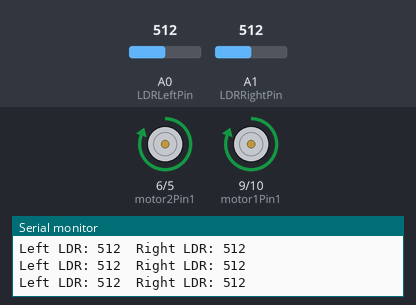
A sketch run on a simulated Arduino Uno, built with avr-gcc and run on an emulated ATmega328P. Parts: motor-driver pin pairs drawn as motors (green arrow = first pin HIGH = forward, orange = second pin HIGH = backward, longer = more drive), the last lines printed to the serial monitor. The test bench sets the inputs (shaded band); at power-on: A0 (LDRLeftPin) = 512, A1 (LDRRightPin) = 512.

Above: at 1.2 s.
1.3 s: A0 (LDRLeftPin) set to 13
4.3 s: A0 (LDRLeftPin) set to 10
At 5.0 s:
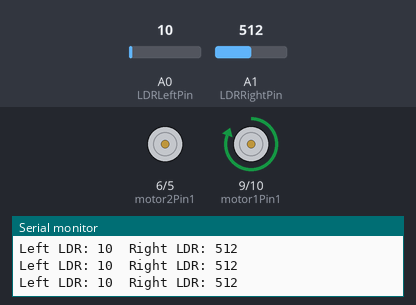
5.8 s: A0 (LDRLeftPin) set to 1023
At 6.2 s:
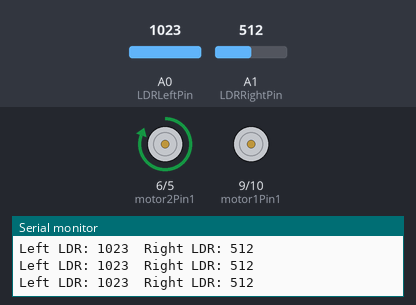
7.3 s: A1 (LDRRightPin) set to 107
8.8 s: A1 (LDRRightPin) set to 92
11.8 s: A1 (LDRRightPin) set to 516
13.3 s: A1 (LDRRightPin) set to 541
At 13.9 s:
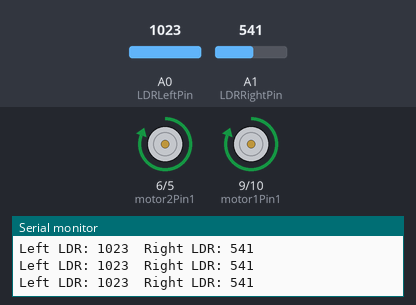
Timing chart, 0 to 16.3 s (numbered marks = the images above; inputs shaded):
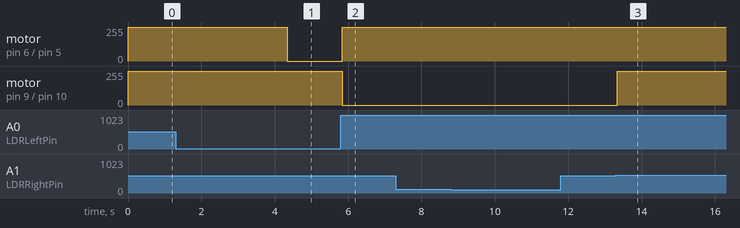

Measured:
- the behaviour switches between 12 and 11 on A0 (LDRLeftPin) (found by bisection; images 0 and 1)
- the behaviour switches between 522 and 523 on A1 (LDRRightPin) (found by bisection; images 2 and 3)
- after the input at 4.3 s, motor on pin 6 (motor2Pin1) / pin 5 (motor2Pin2): forward 255/255 → stopped after 0.05 s
- after the input at 5.8 s, motor on pin 6 (motor2Pin1) / pin 5 (motor2Pin2): stopped → forward 255/255 after 0.05 s; motor on pin 9 (motor1Pin1) / pin 10 (motor1Pin2): forward 255/255 → stopped after 0.05 s
- after the input at 13.3 s, motor on pin 9 (motor1Pin1) / pin 10 (motor1Pin2): stopped → forward 255/255 at once

The sketch:

arduino_line_following_robot.ino
```cpp
// Pin definitions
const int LDRLeftPin = A0;  // LDR for left side
const int LDRRightPin = A1; // LDR for right side
const int motor1Pin1 = 9;   // Motor 1 Pin 1 (forward)
const int motor1Pin2 = 10;  // Motor 1 Pin 2 (backward)
const int motor2Pin1 = 6;   // Motor 2 Pin 1 (forward)
const int motor2Pin2 = 5;   // Motor 2 Pin 2 (backward)

// Threshold for light intensity difference
const int threshold = 500;

void setup() {
  // Set motor pins as outputs
  pinMode(motor1Pin1, OUTPUT);
  pinMode(motor1Pin2, OUTPUT);
  pinMode(motor2Pin1, OUTPUT);
  pinMode(motor2Pin2, OUTPUT);

  // Initialize serial monitor for debugging
  Serial.begin(9600);
}

void loop() {
  // Read values from LDRs
  int leftLDRValue = analogRead(LDRLeftPin);
  int rightLDRValue = analogRead(LDRRightPin);

  // Debugging: Print LDR values
  Serial.print("Left LDR: ");
  Serial.print(leftLDRValue);
  Serial.print("  Right LDR: ");
  Serial.println(rightLDRValue);

  // If left sensor detects more light
  if (leftLDRValue > rightLDRValue + threshold) {
    moveLeft();  // Turn left
  }
  // If right sensor detects more light
  else if (rightLDRValue > leftLDRValue + threshold) {
    moveRight();  // Turn right
  }
  // If both sensors detect equal or similar light
  else {
    moveForward();  // Move forward
  }
}

void moveForward() {
  // Move both motors forward
  digitalWrite(motor1Pin1, HIGH);
  digitalWrite(motor1Pin2, LOW);
  digitalWrite(motor2Pin1, HIGH);
  digitalWrite(motor2Pin2, LOW);
}

void moveLeft() {
  // Turn left (stop right motor, move left motor)
  digitalWrite(motor1Pin1, LOW);
  digitalWrite(motor1Pin2, LOW);
  digitalWrite(motor2Pin1, HIGH);
  digitalWrite(motor2Pin2, LOW);
}

void moveRight() {
  // Turn right (stop left motor, move right motor)
  digitalWrite(motor1Pin1, HIGH);
  digitalWrite(motor1Pin2, LOW);
  digitalWrite(motor2Pin1, LOW);
  digitalWrite(motor2Pin2, LOW);
}
```
